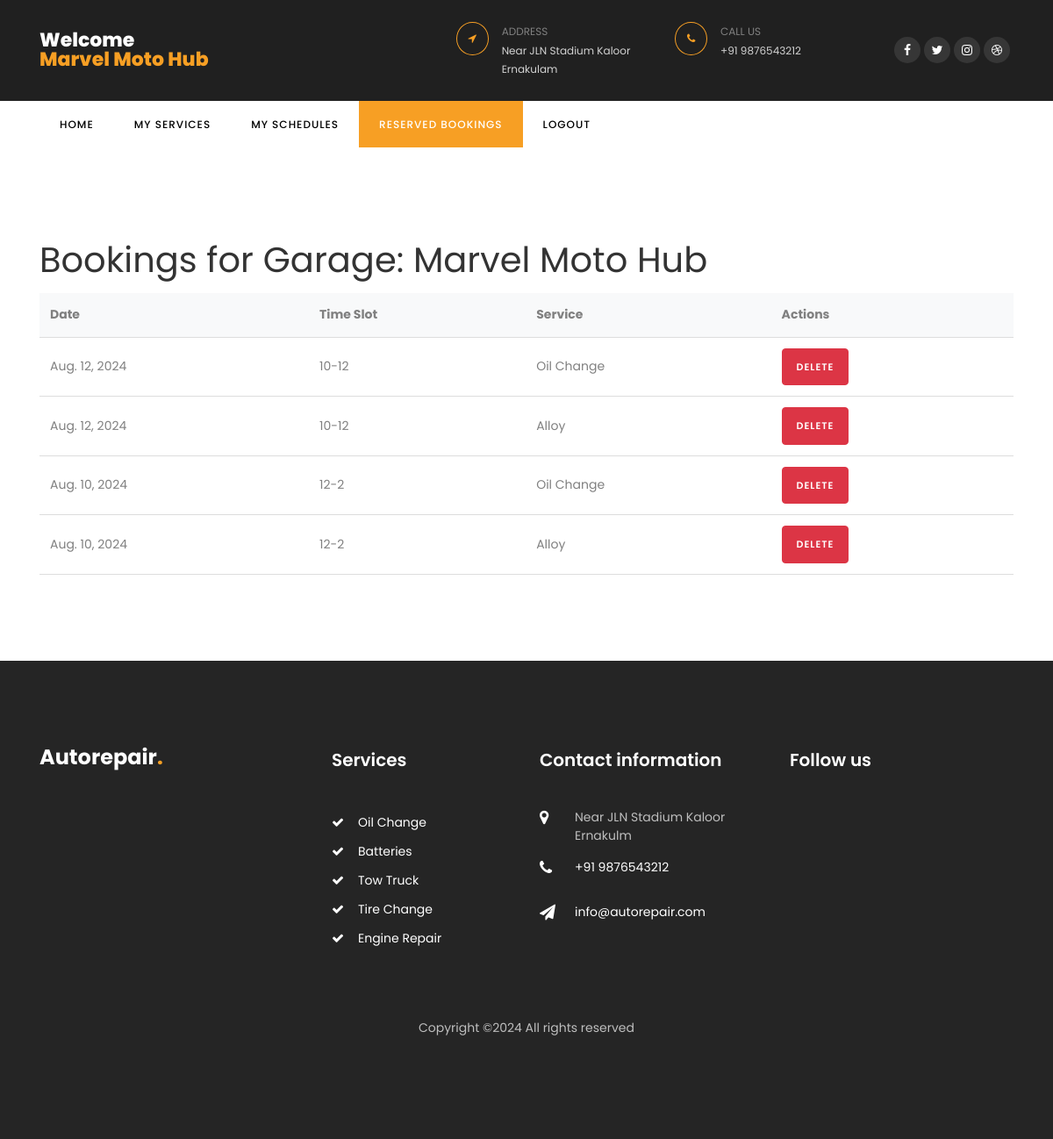
Screenshot of /reserved_bookings/12/ (signed in) with the database file from the repository.
### car/models.py (models this page shows, shortened)
class User(AbstractBaseUser, PermissionsMixin):
    username = models.CharField(max_length=150, unique=True)
    email = models.EmailField(unique=True)
    phone = models.CharField(max_length=12)
    role = models.CharField(max_length=50, blank=True, null=True)
    is_staff = models.BooleanField(default=False)
    is_active = models.BooleanField(default=True)
    groups = models.ManyToManyField(Group, related_name='custom_user_groups')
    user_permissions = models.ManyToManyField(Permission, related_name='custom_user_permissions')
    objects = CustomUserManager()
    USERNAME_FIELD = 'email'
    REQUIRED_FIELDS = ['username']

class Booking(models.Model):
    garage_id = models.IntegerField()  # Assuming you store garage as an integer reference
    date = models.DateField()
    slot = models.CharField(max_length=30)
    service = models.ForeignKey(GarageService, on_delete=models.CASCADE)

class GarageService(models.Model):
    garage = models.ForeignKey(Garage, on_delete=models.CASCADE, related_name='services')
    service_name = models.CharField(max_length=255)
    price = models.DecimalField(max_digits=10, decimal_places=2)
    max_per_slot = models.PositiveIntegerField()

### car/views.py (the view)
# urls.py: path('reserved_bookings/<int:garage_id>/', views.reserved_bookings, name='reserved_bookings'),
@login_required
def reserved_bookings(request, garage_id):
    garage = get_object_or_404(Garage, id=garage_id)
    bookings = Booking.objects.filter(garage_id=garage_id)
    context = {
        'bookings': bookings,
        'garage': garage,
    }
    return render(request, 'reserved_bookings.html', context)

### templates/reserved_bookings.html (shortened to what this page needs)
{% load static %}
<!DOCTYPE html>
<html lang="en">
  <head>
    <link rel="stylesheet" href="https://stackpath.bootstrapcdn.com/font-awesome/4.7.0/css/font-awesome.min.css">
    <link rel="stylesheet" href="{% static 'css/animate.css' %}">
    <link rel="stylesheet" href="{% static 'css/owl.carousel.min.css' %}">
    <link rel="stylesheet" href="{% static 'css/owl.theme.default.min.css' %}">
    <link rel="stylesheet" href="{% static 'css/magnific-popup.css' %}">
    <link rel="stylesheet" href="{% static 'css/bootstrap-datepicker.css' %}">
    <link rel="stylesheet" href="{% static 'css/jquery.timepicker.css' %}">
    <link rel="stylesheet" href="{% static 'css/flaticon.css' %}">
    <link rel="stylesheet" href="{% static 'css/style.css' %}">
  </head>
  <body>
		<div class="wrap">
	    <div class="container">
				<div class="row justify-content-between">
					<div class="col-md-3 d-flex align-items-center">
						<a class="navbar-brand" href="/">Welcome<br><span>{{ user.username }}</span></a>
					</div>
					<div class="col-md-7">
						<div class="row">
							<div class="col">
								<div class="top-wrap d-flex">
									<div class="icon d-flex align-items-center justify-content-center"><span class="fa fa-location-arrow"></span></div>
									<div class="text"><span>Address</span><span>Near JLN Stadium Kaloor Ernakulam</span></div>
								</div>
							</div>
							<div class="col">
								<div class="top-wrap d-flex">
									<div class="icon d-flex align-items-center justify-content-center"><span class="fa fa-phone"></span></div>
									<div class="text"><span>Call us</span><span>+91 9876543212</span></div>
								</div>
							</div>
							<div class="col-md-3 d-flex justify-content-end align-items-center">
								<div class="social-media">
					    		<p class="mb-0 d-flex">
					    			<a href="#" class="d-flex align-items-center justify-content-center"><span class="fa fa-facebook"><i class="sr-only">Facebook</i></span></a>
					    			<a href="#" class="d-flex align-items-center justify-content-center"><span class="fa fa-twitter"><i class="sr-only">Twitter</i></span></a>
					    			<a href="#" class="d-flex align-items-center justify-content-center"><span class="fa fa-instagram"><i class="sr-only">Instagram</i></span></a>
					    			<a href="#" class="d-flex align-items-center justify-content-center"><span class="fa fa-dribbble"><i class="sr-only">Dribbble</i></span></a>
					    		</p>
				        </div>
							</div>
						</div>
					</div>
				</div>
			</div>
		</div>
		<nav class="navbar navbar-expand-lg navbar-dark ftco_navbar bg-dark ftco-navbar-light" id="ftco-navbar">
	    <div class="container">
	      <div class="collapse navbar-collapse" id="ftco-nav">
	        <ul class="navbar-nav mr-auto">
	        	<li class="nav-item"><a href="{% url 'garage_index' %}" class="nav-link">Home</a></li>
	        	<li class="nav-item"><a href="{% url 'garage_services' %}" class="nav-link">My Services</a></li>
                <li class="nav-item"><a href="{% url 'my_schedules' %}" class="nav-link">My Schedules</a></li>
                <li class="nav-item active"><a href="{% url 'reserved_bookings' garage_id=garage.id %}" class="nav-link">Reserved Bookings</a></li>
                <li class="nav-item"><a href="/" class="nav-link">Logout</a></li>
	        </ul>
	      </div>
	    </div>
	  </nav>
    <section class="ftco-section">
        <div class="container">
          <h1>Bookings for Garage: {{ user.username }}</h1>
          <div class="table-container">
            <table>
              <thead>
                <tr>
                  <th>Date</th>
                  <th>Time Slot</th>
                  <th>Service</th>
                  <th>Actions</th>
                </tr>
              </thead>
              <tbody>
                {% for booking in bookings %}
                <tr>
                  <td>{{ booking.date }}</td>
                  <td>{{ booking.slot }}</td>
                  <td>{{ booking.service.service_name }}</td>
                  <td>
                    <form method="post" action="{% url 'delete_booking' booking.id %}" style="display:inline;">
                      <button type="submit" class="btn btn-danger" onclick="return confirm('Are you sure you want to delete this booking?');">Delete</button>
                    </form>
                  </td>
                </tr>
                {% empty %}
                <tr>
                  <td colspan="4">No bookings available</td>
                </tr>
                {% endfor %}
              </tbody>
            </table>
          </div>
        </div>
      </section>
    <footer class="footer ftco-section">
      <div class="container">
        <div class="row mb-5">
          <div class="col-md-6 col-lg">
            <div class="ftco-footer-widget mb-4">
              <h2 class="logo"><a href="/">Autorepair<span>.</span></a></h2>
            </div>
          </div>
          <div class="col-md-6 col-lg">
            <div class="ftco-footer-widget mb-4 ml-md-5">
              <h2 class="ftco-heading-2">Services</h2>
              <ul class="list-unstyled">
                <li><a href="#" class="py-1 d-block"><span class="fa fa-check mr-3"></span>Oil Change</a></li>
                <li><a href="#" class="py-1 d-block"><span class="fa fa-check mr-3"></span>Batteries</a></li>
                <li><a href="#" class="py-1 d-block"><span class="fa fa-check mr-3"></span>Tow Truck</a></li>
                <li><a href="#" class="py-1 d-block"><span class="fa fa-check mr-3"></span>Tire Change</a></li>
                <li><a href="#" class="py-1 d-block"><span class="fa fa-check mr-3"></span>Engine Repair</a></li>
              </ul>
            </div>
          </div>
          <div class="col-md-6 col-lg">
            <div class="ftco-footer-widget mb-4">
            	<h2 class="ftco-heading-2">Contact information</h2>
            	<div class="block-23 mb-3">
	              <ul>
	                <li><span class="icon fa fa-map-marker"></span><span class="text">Near JLN Stadium Kaloor Ernakulm</span></li>
	                <li><a href="#"><span class="icon fa fa-phone"></span><span class="text">+91 9876543212</span></a></li>
	                <li><a href="#"><span class="icon fa fa-paper-plane"></span><span class="text">info@autorepair.com</span></a></li>
	              </ul>
	            </div>
            </div>
          </div>
          <div class="col-md-6 col-lg">
             <div class="ftco-footer-widget mb-4">
              <h2 class="ftco-heading-2">Follow us</h2>
              <div class="opening-hours">
				<p class="mb-0 d-flex">
					<ul class="ftco-footer-social list-unstyled float-md-left float-lft mt-4">
					</ul>
				</p>
              </div>
            </div>
          </div>
        </div>
        <div class="row">
          <div class="col-md-12 text-center">
            <p>
  Copyright &copy;<script>document.write(new Date().getFullYear());</script> All rights reserved
  </p>
          </div>
        </div>
      </div>
    </footer>
  </body>
</html>

### templates/reserved_bookings.html (style rules this page uses)
table { width: 100%; border-collapse: collapse; animation: fadeIn 1s ease-out; }
thead { background-color: #f8f9fa; }
th, td { padding: 12px; text-align: left; border-bottom: 1px solid #ddd; transition: background-color 0.3s ease, transform 0.3s ease; }
.table-container { overflow-x: auto; }

### rows the page displays
User: username "Marvel Moto Hub"
Booking: date "Aug. 12, 2024", slot "10-12", service.service_name "Oil Change"
Booking: date "Aug. 12, 2024", slot "10-12", service.service_name "Alloy"
Booking: date "Aug. 10, 2024", slot "12-2", service.service_name "Oil Change"
Booking: date "Aug. 10, 2024", slot "12-2", service.service_name "Alloy"
